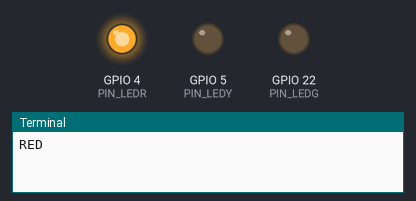
This program was run on a simulated Raspberry Pi (BCM pin numbers). Shown: output pins drawn as LEDs (lit = HIGH), the last lines printed to the terminal. At 24.0 s the program stops and its outputs stay as they are.

Above: at 1.0 s.
At 3.0 s:
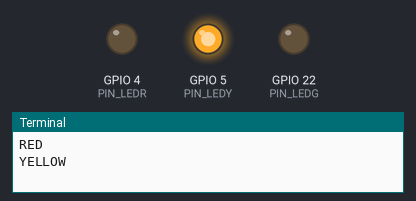
At 5.0 s:
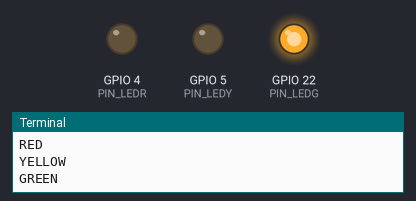
At 7.0 s:
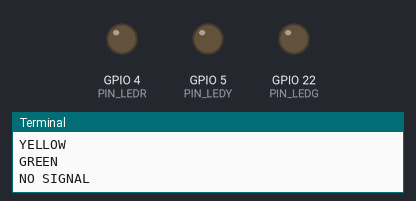
Timing chart, 0 to 10.4 s (numbered marks = the images above):
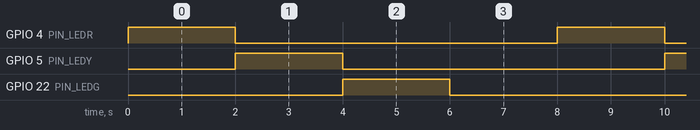

Measured:
- by itself, GPIO 4 (PIN_LEDR), GPIO 5 (PIN_LEDY), GPIO 22 (PIN_LEDG): alternates HIGH for 2.0 s and LOW for 6.0 s
- by itself, everything shown: repeats every 8.0 s, in 4 steps

The program:

suhang.py
```python
import RPi.GPIO as GPIO
import time

PIN_LEDR = 4
PIN_LEDY = 5
PIN_LEDG = 22
GPIO.setmode (GPIO.BCM)
GPIO.setup(PIN_LEDR, GPIO.OUT)
GPIO.setup(PIN_LEDY, GPIO.OUT)
GPIO.setup(PIN_LEDG, GPIO.OUT)


for i in range(3):
    GPIO.output(PIN_LEDR, GPIO.HIGH)
    print("RED")
    time.sleep(2)
    GPIO.output(PIN_LEDR, GPIO.LOW)
    GPIO.output(PIN_LEDY, GPIO.HIGH)
    print("YELLOW")
    time.sleep(2)
    GPIO.output(PIN_LEDY, GPIO.LOW)
    GPIO.output(PIN_LEDG, GPIO.HIGH)
    print("GREEN")
    time.sleep(2)
    GPIO.output(PIN_LEDG, GPIO.LOW)
    print("NO SIGNAL")
    time.sleep(2)


GPIO.cleanup()
```
